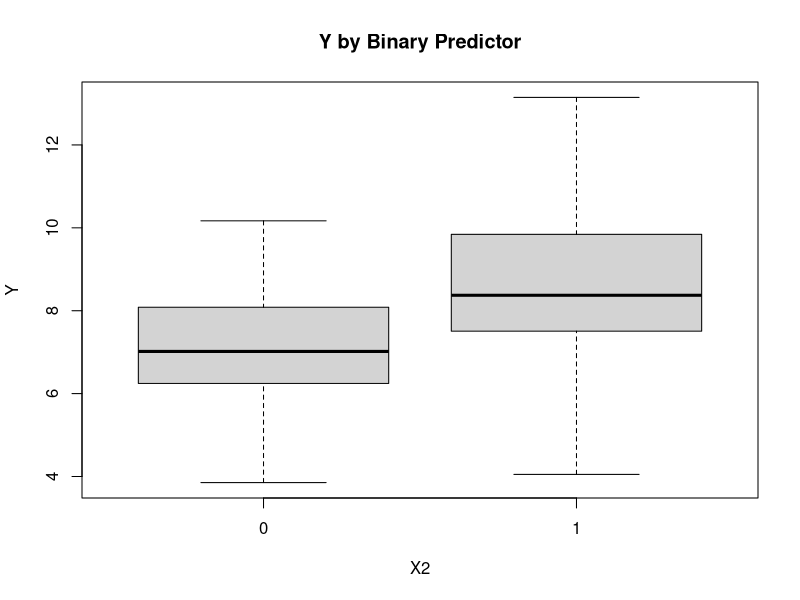
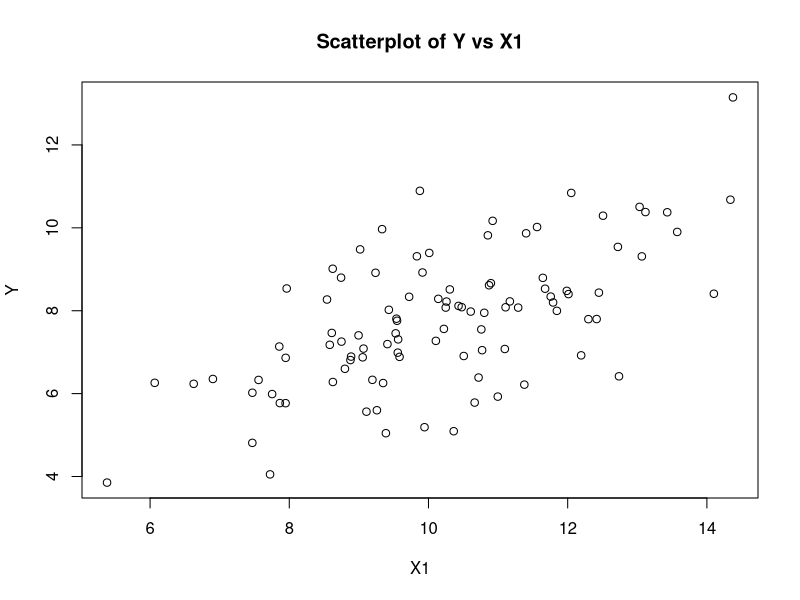
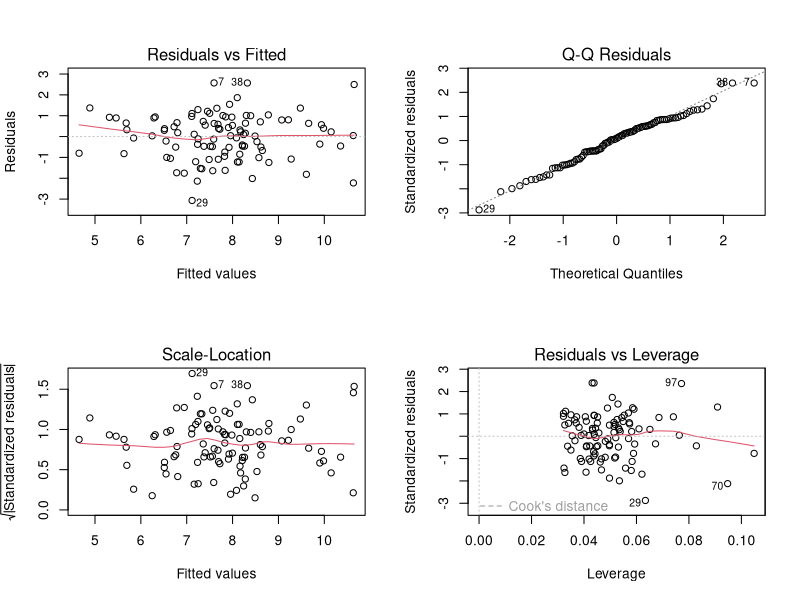

These figures' R source, in order:
# Generate synthetic data for linear regression
set.seed(123)
n <- 100  # sample size
x1 <- rnorm(n, mean = 10, sd = 2)  # continuous predictor
x2 <- rbinom(n, 1, 0.5)  # binary predictor
x3 <- factor(sample(1:3, n, replace = TRUE))  # categorical predictor with 3 levels
# Create outcome with a linear relationship plus some noise
y <- 2 + 0.5 * x1 + 1.5 * x2 + rnorm(n, mean = 0, sd = 1)
# Combine into a data frame
df <- data.frame(y = y, x1 = x1, x2 = x2, x3 = x3)

# Descriptive statistics
summary(df)
cor(df[, c("y", "x1", "x2")])
boxplot(y ~ x2, data = df, main = "Y by Binary Predictor", xlab = "X2", ylab = "Y")
plot(x1, y, main = "Scatterplot of Y vs X1", xlab = "X1", ylab = "Y")

# Model fitting
model <- lm(y ~ x1 + x2 + x3, data = df)
summary(model)

# Diagnostic plots
par(mfrow = c(2, 2))
plot(model)

# Predictions
new_data <- data.frame(x1 = c(8, 10, 12), x2 = c(0, 1, 0), x3 = factor(c(1, 2, 3), levels = 1:3))
predictions <- predict(model, newdata = new_data, interval = "confidence")
print(cbind(new_data, predictions))
